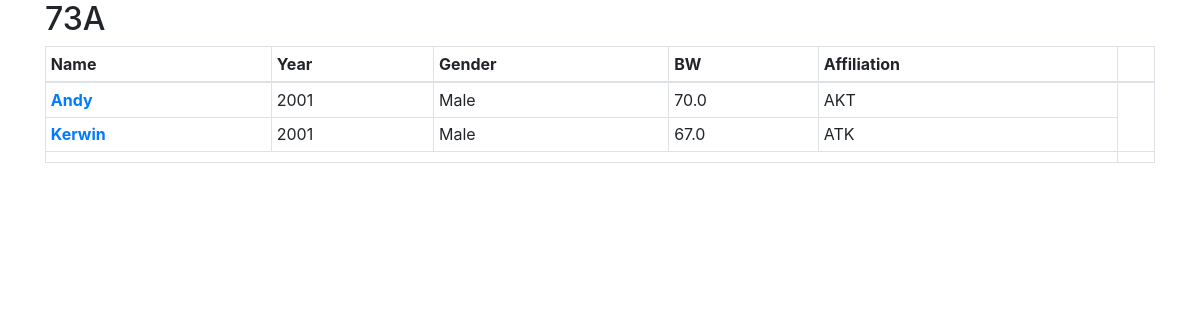
Page /meet/2/17/manage/ on the earlier database version.
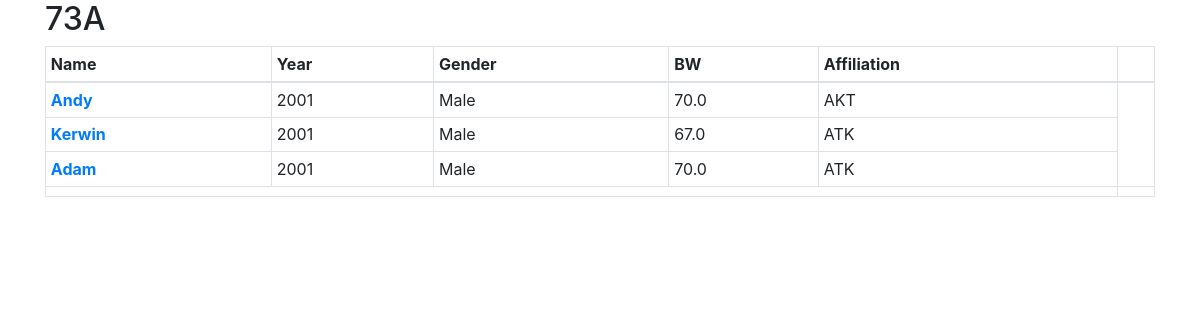
Same page on the later database version.
### session/models.py (models this page shows, shortened)
class Session(models.Model):
    meet = models.ForeignKey("meet.Meet", on_delete=models.CASCADE)
    bodyweight = models.IntegerField()
    letter = models.CharField(max_length=1)
    start_time = models.TimeField(auto_now=False, auto_now_add=False)
    def __str__(self):
        return str(self.bodyweight) + self.letter

class Athlete(models.Model):
    session = models.ForeignKey("Session", on_delete=models.CASCADE)
    name = models.CharField(max_length=60)
    date_of_birth = models.DateField()
    gender = models.BooleanField()
    bodyweight = models.FloatField()
    affiliation = models.CharField(max_length=3)
    next_attempt = models.IntegerField(default=1)
    next_weight = models.IntegerField(default=999)

### session/views/session.py (the view)
# urls.py: path('manage/', session.manage, name='manage'),
def manage(request, meet_id, session_id):
    session = get_object_or_404(Session, pk=session_id)
    if session.meet.id != meet_id:
        raise Http404("Session not found!")
    athletes_list = session.athlete_set.all()
    form = UpdateAthleteForm()
    context = {
        'session': session,
        'athletes_list': athletes_list,
        'form':form
    }
    return render(request, 'session/manage.html', context)

### session/templates/session/manage.html (shortened to what this page needs)
{% extends 'main/base.html' %}
{% load crispy_forms_tags %}
{% block content %}
<h2>{{ session }}</h2>
    <table class="table table-hover table-bordered table-sm">
        <thead>
            <tr>
                <th>Name</th>
                <th>Year</th>
                <th>Gender</th>
                <th>BW</th>
                <th>Affiliation</th>
                <th colspan="2"></th>
            </tr>
        </thead>
        <tbody>
        {% if athletes_list %}
            {% for athlete in athletes_list %}
                <tr>
                    <th><a href="#">{{ athlete.name }}</a></th>
                    <td>{{ athlete.date_of_birth.year }}</td>
                    <td>
                        {% if athlete.gender %}
                            Male
                        {% else %}
                            Female
                        {% endif %}
                    </td>
                    <td>{{ athlete.bodyweight }}</td>
                    <td>{{ athlete.affiliation }}</td>
                </tr>
            {% endfor %}
        {% else %}
            <tr><td colspan="6"> No athletes to show for the {{session}} session! </td></tr>
        {% endif %}
        <tbody>
        <tfoot>
            <tr>
                <th colspan="6">
                <th>
            </tr>
        </tfoot>
    </table>
    {% endblock %}

### main/templates/main/base.html (shortened to what this page needs)
<!doctype html>
<html lang="en">
<head>
    <link rel="stylesheet" href="https://stackpath.bootstrapcdn.com/bootstrap/4.4.1/css/bootstrap.min.css">
</head>
<body>
    <div class="container">
        {% block content %}
        {% endblock %}
    </div>
</body>
</html>

Differences in the rows shown:
added Athlete: name "Adam", date_of_birth.year "2001", gender "Male", bodyweight "70.0", affiliation "ATK"
